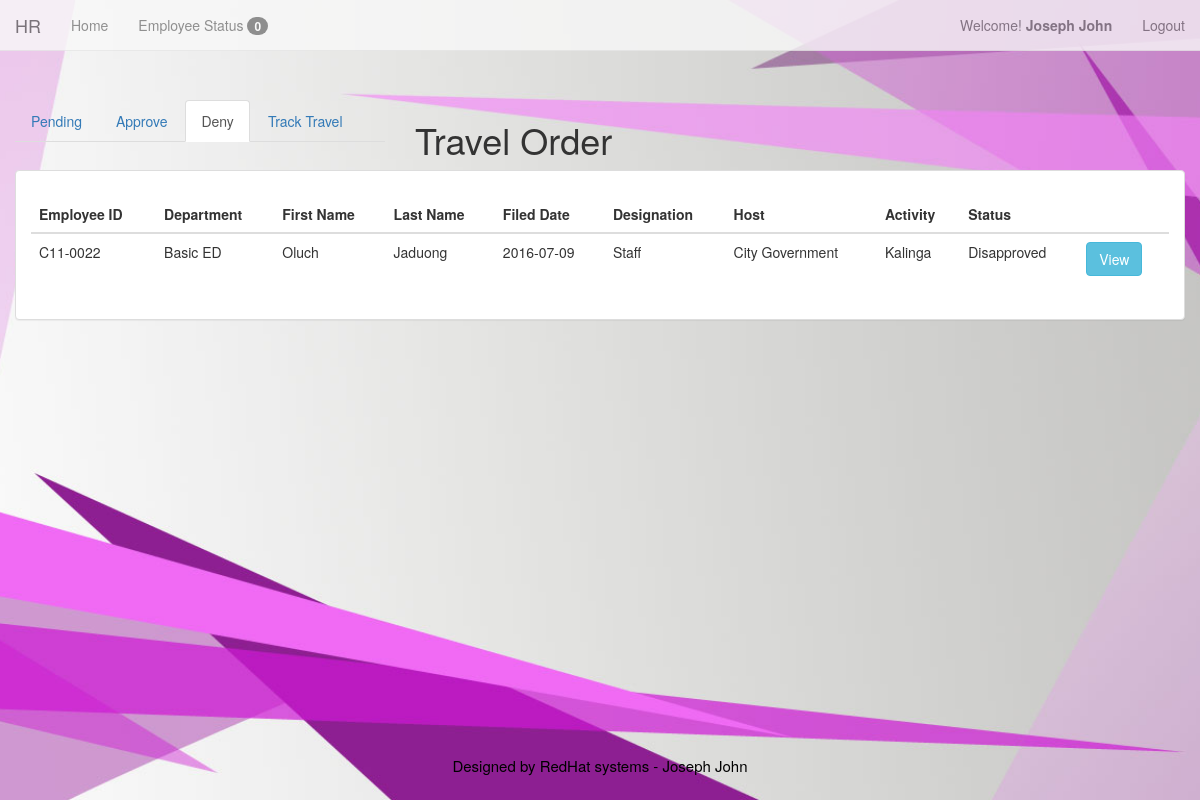
/accounting/to_approval_deny.php (signed in), run on the app's committed database.
### tables this page shows
CREATE TABLE IF NOT EXISTS `members` (
  `id` int(11) NOT NULL AUTO_INCREMENT,
  `username` varchar(200) NOT NULL,
  `password` varchar(200) NOT NULL,
  `FirstName` varchar(200) NOT NULL,
  `LastName` varchar(200) NOT NULL,
  `LEVEL` int(1) NOT NULL,
  PRIMARY KEY (`id`)
);

CREATE TABLE IF NOT EXISTS `employee` (
  `emp_id` int(100) NOT NULL AUTO_INCREMENT,
  `id_emp` varchar(128) NOT NULL,
  `emp_fname` varchar(128) NOT NULL,
  `emp_lname` varchar(128) NOT NULL,
  `emp_mname` varchar(128) NOT NULL,
  `emp_bday` varchar(128) NOT NULL,
  `emp_age` int(11) NOT NULL,
  `emp_gen` varchar(128) NOT NULL,
  `emp_add` varchar(128) NOT NULL,
  `emp_stat` varchar(128) NOT NULL,
  `emp_cont` varchar(11) NOT NULL,
  `sss` int(10) NOT NULL,
  `pagibig` int(12) NOT NULL,
  `philhealth` int(12) NOT NULL,
  `tin` varchar(13) NOT NULL,
  `email` varchar(128) NOT NULL,
  `emp_pos` varchar(128) NOT NULL,
  `id_pos` int(11) NOT NULL,
  `id_dept` int(11) NOT NULL,
  `addedby` varchar(128) NOT NULL,
  `emp_date` date NOT NULL,
  `stat` int(2) NOT NULL,
  PRIMARY KEY (`emp_id`)
);

CREATE TABLE IF NOT EXISTS `department` (
  `id_dept` int(11) NOT NULL,
  `depart_name` varchar(128) NOT NULL,
  `emp_id` varchar(11) NOT NULL,
  PRIMARY KEY (`id_dept`)
);

CREATE TABLE IF NOT EXISTS `travel_ordr` (
  `to_id` int(11) NOT NULL AUTO_INCREMENT,
  `emp_id` int(100) NOT NULL,
  `date` date NOT NULL,
  `to_venue` varchar(128) NOT NULL,
  `to_host` varchar(128) NOT NULL,
  `to_activ` varchar(128) NOT NULL,
  `to_etd` date NOT NULL,
  `to_eta` date NOT NULL,
  `to_trans` varchar(128) NOT NULL,
  `to_regis` int(128) NOT NULL,
  `to_bal` int(128) NOT NULL,
  `to_total` int(128) NOT NULL,
  `acctant` int(11) NOT NULL,
  `prog_head` int(11) NOT NULL,
  `vp_finance` int(11) NOT NULL,
  `vp_acad` int(11) NOT NULL,
  `vp_operation` int(11) NOT NULL,
  `exe_vp` int(11) NOT NULL,
  `to_stat` int(2) NOT NULL,
  PRIMARY KEY (`to_id`)
);

CREATE TABLE IF NOT EXISTS `accounting` (
  `acctant` int(11) NOT NULL,
  `name_stat_acc` varchar(128) NOT NULL,
  PRIMARY KEY (`acctant`)
);

### accounting/to_approval_deny.php (the view, shortened to what this page needs)
<?php
	include ('menu.php');
?>
		<div class="container-fluid">
				<div class = "row" style = "margin-top:50px">
					<div class = "col-md-4">
						<ul class="nav nav-tabs">
						  <li role="presentation"><a href="view-emp-pending.php">Pending</a></li>
						  <li role="presentation" ><a href="approval_approve.php">Approve</a></li>
						  <li role="presentation" class="active"><a href="to_approval_deny.php">Deny</a></li>
						   <li role="presentation"><a href="to_leave_track.php">Track Travel</a></li>
						</ul>
					</div>
					<div class = "col-md-3">
						<h1>Travel Order</h1>
					</div>
				</div>
<div class="container-fluid">
	<div class = "row">
		<div class="panel panel-default">
			<div class="panel-body">
				<div class="table-responsive">
					<?php
						$sql = "SELECT * FROM employee, travel_ordr, accounting, department WHERE employee.emp_id = travel_ordr.emp_id
									AND department.id_dept = employee.id_dept
									AND accounting.acctant = travel_ordr.acctant
									AND accounting.acctant = '3'";
						$qry=mysql_query($sql);
					?>
						<table class='table table-hover' style='margin-top:10px;'>
									<thead>
										<tr>
											<th>Employee ID</th>
											<th>Department</th>
											<th>First Name</th>
											<th>Last Name</th>
											<th>Filed Date</th>
											<th>Designation</th>
											<th>Host</th>
											<th>Activity</th>
											<th>Status</th>
											<th></th>
										</tr>
									</thead>
					<?php
						while($rec=mysql_fetch_array($qry))
						{
					?>
						<tr>
								<td>
									<?php echo $rec['id_emp']; ?>
								</td>
								<td>
									<?php echo $rec['depart_name']; ?>
								</td>
								<td>
									<?php echo $rec['emp_fname']; ?>
								</td>
								<td>
									<?php echo $rec['emp_lname']; ?>
								</td>
								<td>
									<?php echo $rec['date']; ?>
								</td>
								<td>
									<?php echo $rec['emp_pos']; ?>
								</td>
								<td>
									<?php echo $rec['to_host']; ?>
								</td>
								<td>
									<?php echo $rec['to_activ']; ?>
								</td>
								<td>
									<?php echo $rec['name_stat_acc']; ?>
								</td>
								<td>
									<a href='to_denyapprove.php?id=<?php echo $rec['to_id']?>'><input type='button' value='View' data-toggle="tooltip" data-placement="top" title="View Content" class='btn btn-info'/></a>
								</td>
							</tr>
				<?php
					}
				?>
							</table>
				</div>
			</div>
		</div>
	</div>
</div>
	</div>
	<?php include("footer.php"); ?>

### accounting/menu.php (shortened to what this page needs)
<!DOCTYPE html>
<html lang="en">
<head>
		<link href="../bootstrap/css/bootstrap.min.css" rel="stylesheet">
  </head>
<body>
<div class="container-fluid">
<?php
	$id=$_SESSION['id'];
		$result=mysql_query("select * from members where id = $id")or die(mysql_error);
		$row=mysql_fetch_array($result);
		$FirstName=$row['FirstName'];
		$LastName=$row['LastName'];
?>
					<?php
						$welcome_view = "SELECT * FROM travel_ordr where travel_ordr.acctant = '1'";
						$welcome_viewed = mysql_query($welcome_view);
						$num_rows = mysql_num_rows($welcome_viewed);
					?>
				<nav class="navbar navbar-default navbar-fixed-top" role="navigation">
				  <div class="container-fluid">
					<div class="navbar-header">
					  <a class="navbar-brand" href="#">HR</a>
					</div>
					<div class="collapse navbar-collapse" id="bs-example-navbar-collapse-1">
					  <ul class="nav navbar-nav">
						<li><a href="home.php?id=<?php echo $row['id'];?>">Home<span class="sr-only">(current)</span></a></li>
						<li><a href="view-emp-pending.php?id=<?php echo $row['id'];?>">Employee Status  <span class="badge"> <?php echo $num_rows ?></span></a></li>
					  </ul>
					<ul class="nav navbar-nav navbar-right">
						<p class="navbar-text">Welcome! <strong><?php echo " ".$FirstName."&nbsp".$LastName." "; ?></strong></p>
							<li><p class="navbar-text"><a href="logout.php" class="navbar-link" data-toggle="tooltip" data-placement="bottom" title="Log Out">Logout</a></p></li>
					</ul>
					</div>
				  </div>
				</nav>
</div>
  </body>
</html>

### accounting/menu.php (style rules this page uses)
body { margin-top: 50px; margin-bottom: 50px; background: url('../background2.jpg') no-repeat center center fixed; -webkit-background-size: cover; -moz-background-size: cover; -o-background-size: cover; background-size: cover; }
.navbar-default { opacity: .8; }

### data on the page
members: FirstName "Joseph", LastName "John"
employee: id_emp "C11-0022", id_dept.depart_name "Basic ED", emp_fname "Oluch", emp_lname "Jaduong", travel_ordr.date "2016-07-09", emp_pos "Staff", travel_ordr.to_host "City Government", travel_ordr.to_activ "Kalinga", accounting.name_stat_acc "Disapproved"

### other printed values
$num_rows "0"
